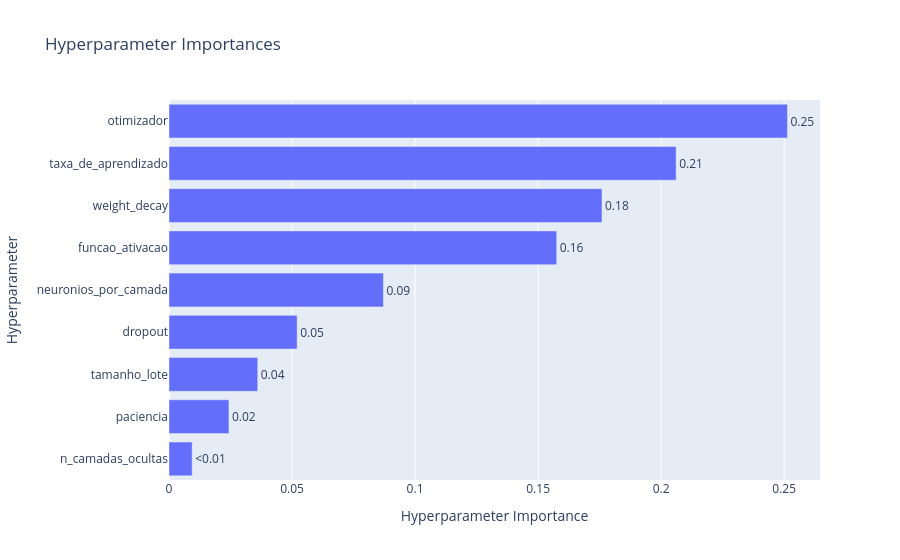

Source (notebook cell):
### Markdown cell above
### Avaliação do processo de otimização utilizando o recurso de visualização do próprio Optuna

Podemos analisar a importância de cada um dos hiperparâmetros no ajuste do modelo e ainda os valores de otimização. A referência [5] abriga a documentação desse módulo.

### Code cell
import optuna.visualization as vis 

vis.plot_param_importances(objeto_de_estudo)

### Figure 1 — Plotly figure (JSON) as saved in the notebook; plotly's stock layout.template omitted (floating-point values rounded to 4 significant figures)
{"data": [{"cliponaxis": false, "hovertemplate": ["n_camadas_ocultas (IntDistribution): 0.009412139812444476<extra></extra>", "paciencia (IntDistribution): 0.024360214692269053<extra></extra>", "tamanho_lote (CategoricalDistribution): 0.03606165638841128<extra></extra>", "dropout (FloatDistribution): 0.05208094918876475<extra></extra>", "neuronios_por_camada (IntDistribution): 0.08713620503164843<extra></extra>", "funcao_ativacao (CategoricalDistribution): 0.15755351691338984<extra></extra>", "weight_decay (FloatDistribution): 0.17596453583344634<extra></extra>", "taxa_de_aprendizado (FloatDistribution): 0.2060978227006839<extra></extra>", "otimizador (CategoricalDistribution): 0.251332959438942<extra></extra>"], "name": "Objective Value", "orientation": "h", "text": ["<0.01", "0.02", "0.04", "0.05", "0.09", "0.16", "0.18", "0.21", "0.25"], "textposition": "outside", "type": "bar", "x": [0.009412, 0.02436, 0.03606, 0.05208, 0.08714, 0.1576, 0.176, 0.2061, 0.2513], "y": ["n_camadas_ocultas", "paciencia", "tamanho_lote", "dropout", "neuronios_por_camada", "funcao_ativacao", "weight_decay", "taxa_de_aprendizado", "otimizador"]}], "layout": {"title": {"text": "Hyperparameter Importances"}, "xaxis": {"title": {"text": "Hyperparameter Importance"}}, "yaxis": {"title": {"text": "Hyperparameter"}}}}
